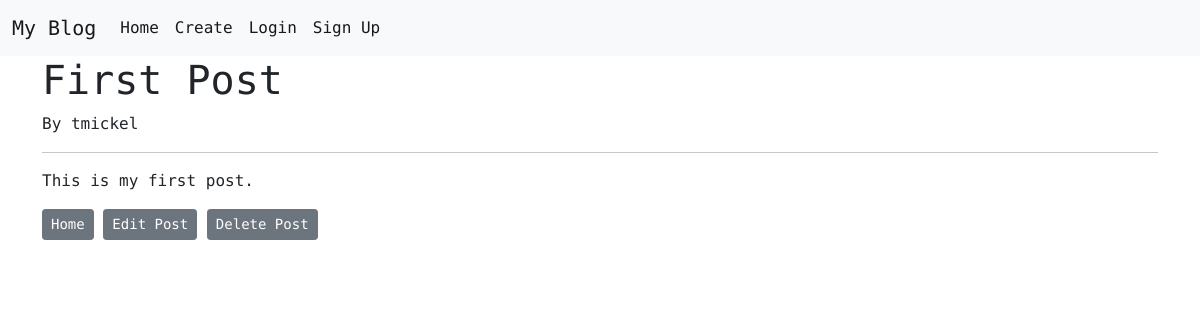
The page /posts/1/ on the database as committed earlier.
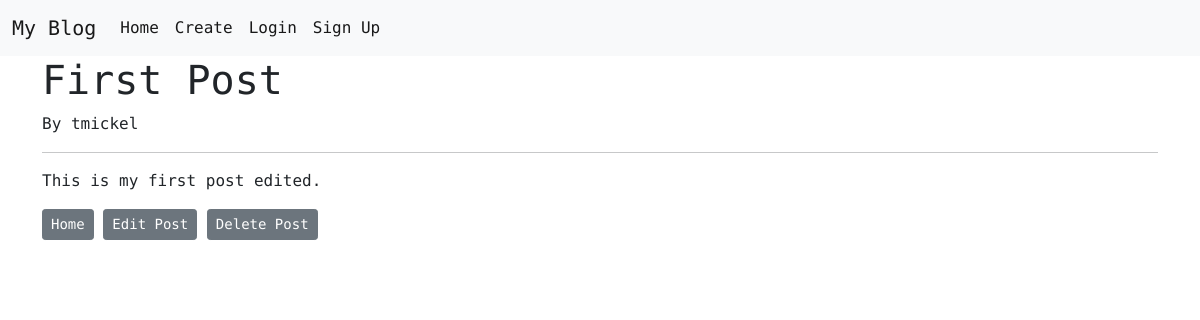
The same page on the database as committed later.
### blog/models.py (models this page shows, shortened)
class Post(models.Model):
    title = models.CharField(max_length=200)
    author = models.ForeignKey("auth.User", on_delete=models.CASCADE)
    body = models.TextField()

### blog/views.py (the view)
# urls.py: path("posts/<int:pk>/", BlogDetailView.as_view(), name="post_detail"),
class BlogDetailView(DetailView):
    model = Post
    template_name = "post_detail.html"

### templates/post_detail.html (shortened to what this page needs)
{% extends 'base.html' %}
{% block content %}
    <div class="container">
        <div class="post_entry">
            <h1>{{ post.title }}</h1>
            <p>By {{ post.author }}</p>
            <hr>
            <p>{{ post.body }}</p>
            <a class="btn btn-secondary btn-sm" href="{% url 'home' %}">Home</a>
            <a class="btn btn-secondary btn-sm" href="{% url 'post_edit' post.pk %}">Edit Post</a>
            <a class="btn btn-secondary btn-sm" href="{% url 'post_delete' post.pk %}">Delete Post</a>
        </div>
    </div>
{% endblock content %}

Rows that differ between the two databases and show on the page:
changed Post "First Post": body "This is my first post." → "This is my first post edited."
